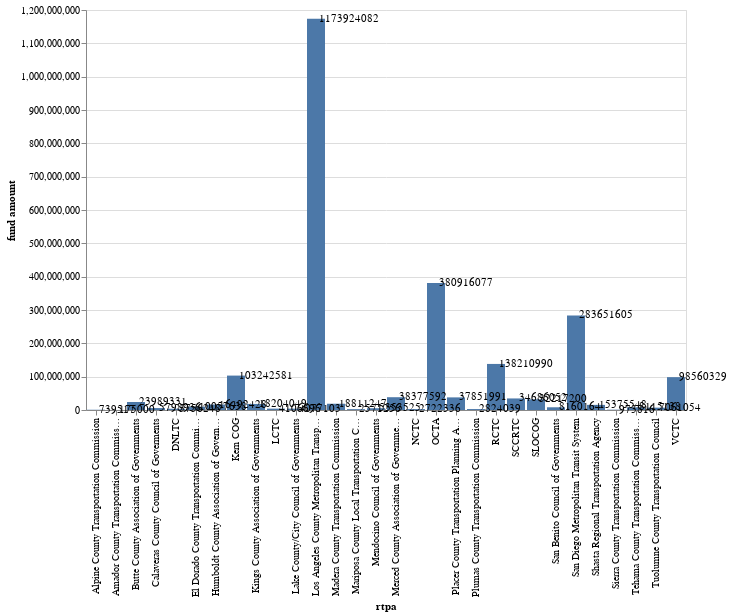

Source (notebook cell):
### Code cell
make_bar(by_rtpa, "rtpa", "fund amount")

### Figure 1 — Vega-Lite specification as saved in the notebook (floating-point values rounded to 4 significant figures)
{"config": {"view": {"continuousWidth": 300, "continuousHeight": 300}}, "layer": [{"mark": {"type": "bar"}, "encoding": {"x": {"field": "rtpa", "type": "nominal"}, "y": {"field": "fund amount", "type": "quantitative"}}}, {"mark": {"type": "text", "align": "left", "baseline": "middle", "dx": 3}, "encoding": {"text": {"field": "fund amount", "type": "quantitative"}, "x": {"field": "rtpa", "type": "nominal"}, "y": {"field": "fund amount", "type": "quantitative"}}}], "data": {"name": "data-03d63601aa33965086abe87f6fbd3f73"}, "height": 400, "width": "container", "$schema": "https://vega.github.io/schema/vega-lite/v5.17.0.json", "datasets": {"data-03d63601aa33965086abe87f6fbd3f73": [{"rtpa": "Alpine County Transportation Commission", "fund amount": 739517, "project": 1}, {"rtpa": "Amador County Transportation Commission", "fund amount": 175000, "project": 0}, {"rtpa": "Butte County Association of Governments", "fund amount": 23989331, "project": 2}, {"rtpa": "Calaveras County Council of Goverments", "fund amount": 5798936, "project": 1}, {"rtpa": "DNLTC", "fund amount": 3756248, "project": 2}, {"rtpa": "El Dorado County Transportation Commission", "fund amount": 10057638, "project": 2}, {"rtpa": "Humboldt County Association of Governments", "fund amount": 16492428, "project": 3}, {"rtpa": "Kern COG", "fund amount": 103242581, "project": 10}, {"rtpa": "Kings County Association of Governments", "fund amount": 18204049, "project": 9}, {"rtpa": "LCTC", "fund amount": 4106696, "project": 6}, {"rtpa": "Lake County/City Council of Governments", "fund amount": 4077103, "project": 2}, {"rtpa": "Los Angeles County Metropolitan Transportation Authority", "fund amount": 1173924082, "project": 3}, {"rtpa": "Madera County Transportation Commission", "fund amount": 18811247, "project": 5}, {"rtpa": "Mariposa County Local Transportation Commission", "fund amount": 2571256, "project": 1}, {"rtpa": "Mendocino Council of Governments", "fund amount": 5353525, "project": 2}, {"rtpa": "Merced County Association of Governments (MCAG)", "fund amount": 38377592, "project": 12}, {"rtpa": "NCTC", "fund amount": 2722336, "project": 3}, {"rtpa": "OCTA", "fund amount": 380916077, "project": 14}, {"rtpa": "Placer County Transportation Planning Agency (PCTPA)", "fund amount": 37851991, "project": 9}, {"rtpa": "Plumas County Transportation Commission", "fund amount": 2824039, "project": 5}, {"rtpa": "RCTC", "fund amount": 138210990, "project": 3}, {"rtpa": "SCCRTC", "fund amount": 34686052, "project": 4}, {"rtpa": "SLOCOG", "fund amount": 32217200, "project": 24}, {"rtpa": "San Benito Council of Governments ", "fund amount": 8160164, "project": 4}, {"rtpa": "San Diego Metropolitan Transit System", "fund amount": 283651605, "project": 12}, {"rtpa": "Shasta Regional Transportation Agency", "fund amount": 15375548, "project": 5}, {"rtpa": "Sierra County Transportation Commission", "fund amount": 973816, "project": 4}, {"rtpa": "Tehama County Transportation Commission ", "fund amount": 8115138, "project": 3}, {"rtpa": "Tuolumne County Transportation Council", "fund amount": 7061054, "project": 4}, {"rtpa": "VCTC", "fund amount": 98560329, "project": 24}]}}
